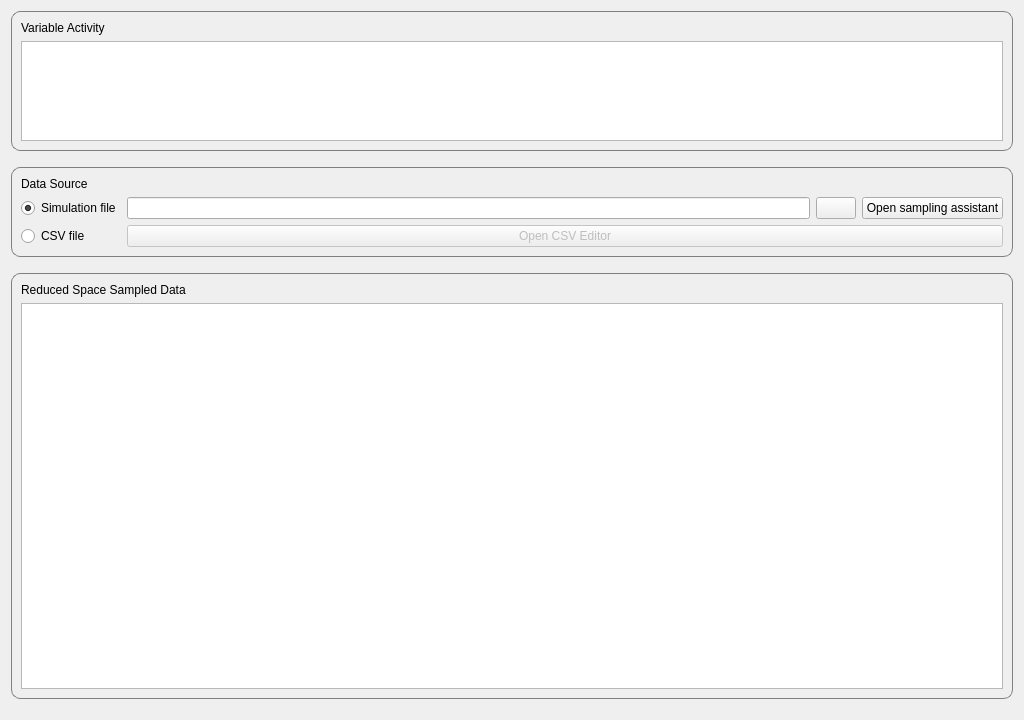
<?xml version="1.0" encoding="UTF-8"?>
<ui version="4.0">
 <class>Form</class>
 <widget class="QWidget" name="Form">
  <property name="geometry">
   <rect>
    <x>0</x>
    <y>0</y>
    <width>1024</width>
    <height>720</height>
   </rect>
  </property>
  <property name="windowTitle">
   <string>Form</string>
  </property>
  <layout class="QGridLayout" name="gridLayout">
   <item row="3" column="1">
    <spacer name="verticalSpacer_2">
     <property name="orientation">
      <enum>Qt::Vertical</enum>
     </property>
     <property name="sizeType">
      <enum>QSizePolicy::Fixed</enum>
     </property>
     <property name="sizeHint" stdset="0">
      <size>
       <width>20</width>
       <height>10</height>
      </size>
     </property>
    </spacer>
   </item>
   <item row="4" column="1">
    <widget class="QGroupBox" name="groupBox_3">
     <property name="styleSheet">
      <string notr="true">QGroupBox {
    border: 1px solid gray;
    border-radius: 9px;
	font-weight: bold;
}

QGroupBox::title {
    subcontrol-origin: margin;
    left: 10px;
    top: 5px;
    padding: 0 3px 0 3px;
}</string>
     </property>
     <property name="title">
      <string/>
     </property>
     <layout class="QGridLayout" name="gridLayout_4">
      <item row="0" column="0">
       <widget class="QLabel" name="label_3">
        <property name="text">
         <string>Reduced Space Sampled Data</string>
        </property>
       </widget>
      </item>
      <item row="1" column="0">
       <widget class="QTableView" name="reducedDataResultTableView"/>
      </item>
     </layout>
    </widget>
   </item>
   <item row="5" column="1">
    <spacer name="verticalSpacer_3">
     <property name="orientation">
      <enum>Qt::Vertical</enum>
     </property>
     <property name="sizeType">
      <enum>QSizePolicy::Fixed</enum>
     </property>
     <property name="sizeHint" stdset="0">
      <size>
       <width>20</width>
       <height>10</height>
      </size>
     </property>
    </spacer>
   </item>
   <item row="1" column="1">
    <spacer name="verticalSpacer">
     <property name="orientation">
      <enum>Qt::Vertical</enum>
     </property>
     <property name="sizeType">
      <enum>QSizePolicy::Fixed</enum>
     </property>
     <property name="sizeHint" stdset="0">
      <size>
       <width>20</width>
       <height>10</height>
      </size>
     </property>
    </spacer>
   </item>
   <item row="0" column="1">
    <widget class="QGroupBox" name="groupBox">
     <property name="styleSheet">
      <string notr="true">QGroupBox {
    border: 1px solid gray;
    border-radius: 9px;
	font-weight: bold;
}

QGroupBox::title {
    subcontrol-origin: margin;
    left: 10px;
    top: 5px;
    padding: 0 3px 0 3px;
}</string>
     </property>
     <property name="title">
      <string/>
     </property>
     <layout class="QGridLayout" name="gridLayout_2">
      <item row="0" column="0">
       <widget class="QLabel" name="label">
        <property name="text">
         <string>Variable Activity</string>
        </property>
       </widget>
      </item>
      <item row="1" column="0">
       <widget class="QTableView" name="activeConstraintTableView">
        <property name="sizePolicy">
         <sizepolicy hsizetype="Expanding" vsizetype="Maximum">
          <horstretch>0</horstretch>
          <verstretch>0</verstretch>
         </sizepolicy>
        </property>
        <property name="minimumSize">
         <size>
          <width>0</width>
          <height>0</height>
         </size>
        </property>
        <property name="maximumSize">
         <size>
          <width>16777215</width>
          <height>100</height>
         </size>
        </property>
       </widget>
      </item>
     </layout>
    </widget>
   </item>
   <item row="2" column="1">
    <widget class="QGroupBox" name="groupBox_2">
     <property name="styleSheet">
      <string notr="true">QGroupBox {
    border: 1px solid gray;
    border-radius: 9px;
	font-weight: bold;
}

QGroupBox::title {
    subcontrol-origin: margin;
    left: 10px;
    top: 5px;
    padding: 0 3px 0 3px;
}</string>
     </property>
     <property name="title">
      <string/>
     </property>
     <layout class="QGridLayout" name="gridLayout_3">
      <item row="1" column="4">
       <widget class="QPushButton" name="openSamplingPushButton">
        <property name="text">
         <string>Open sampling assistant</string>
        </property>
       </widget>
      </item>
      <item row="1" column="0">
       <widget class="QRadioButton" name="radioButton">
        <property name="text">
         <string>Simulation file</string>
        </property>
        <property name="checked">
         <bool>true</bool>
        </property>
       </widget>
      </item>
      <item row="0" column="0">
       <widget class="QLabel" name="label_2">
        <property name="text">
         <string>Data Source</string>
        </property>
       </widget>
      </item>
      <item row="1" column="2">
       <widget class="QLineEdit" name="lineEdit">
        <property name="readOnly">
         <bool>true</bool>
        </property>
       </widget>
      </item>
      <item row="1" column="3">
       <widget class="QPushButton" name="loadSimulationPushButton">
        <property name="text">
         <string/>
        </property>
        <property name="icon">
         <iconset resource="../../resources/icons.qrc">
          <normaloff>:/sampling/open_icon.svg</normaloff>:/sampling/open_icon.svg</iconset>
        </property>
       </widget>
      </item>
      <item row="2" column="0">
       <widget class="QRadioButton" name="radioButton_2">
        <property name="text">
         <string>CSV file</string>
        </property>
       </widget>
      </item>
      <item row="2" column="2" colspan="3">
       <widget class="QPushButton" name="openCsvEditorPushButton">
        <property name="enabled">
         <bool>false</bool>
        </property>
        <property name="text">
         <string>Open CSV Editor</string>
        </property>
       </widget>
      </item>
     </layout>
    </widget>
   </item>
  </layout>
 </widget>
 <resources>
  <include location="../../resources/icons.qrc"/>
 </resources>
 <connections>
  <connection>
   <sender>radioButton</sender>
   <signal>toggled(bool)</signal>
   <receiver>lineEdit</receiver>
   <slot>setEnabled(bool)</slot>
   <hints>
    <hint type="sourcelabel">
     <x>76</x>
     <y>212</y>
    </hint>
    <hint type="destinationlabel">
     <x>160</x>
     <y>211</y>
    </hint>
   </hints>
  </connection>
  <connection>
   <sender>radioButton_2</sender>
   <signal>toggled(bool)</signal>
   <receiver>openCsvEditorPushButton</receiver>
   <slot>setEnabled(bool)</slot>
   <hints>
    <hint type="sourcelabel">
     <x>94</x>
     <y>241</y>
    </hint>
    <hint type="destinationlabel">
     <x>114</x>
     <y>241</y>
    </hint>
   </hints>
  </connection>
  <connection>
   <sender>radioButton</sender>
   <signal>toggled(bool)</signal>
   <receiver>loadSimulationPushButton</receiver>
   <slot>setEnabled(bool)</slot>
   <hints>
    <hint type="sourcelabel">
     <x>98</x>
     <y>205</y>
    </hint>
    <hint type="destinationlabel">
     <x>869</x>
     <y>206</y>
    </hint>
   </hints>
  </connection>
  <connection>
   <sender>radioButton</sender>
   <signal>toggled(bool)</signal>
   <receiver>openSamplingPushButton</receiver>
   <slot>setEnabled(bool)</slot>
   <hints>
    <hint type="sourcelabel">
     <x>89</x>
     <y>206</y>
    </hint>
    <hint type="destinationlabel">
     <x>920</x>
     <y>209</y>
    </hint>
   </hints>
  </connection>
 </connections>
</ui>
